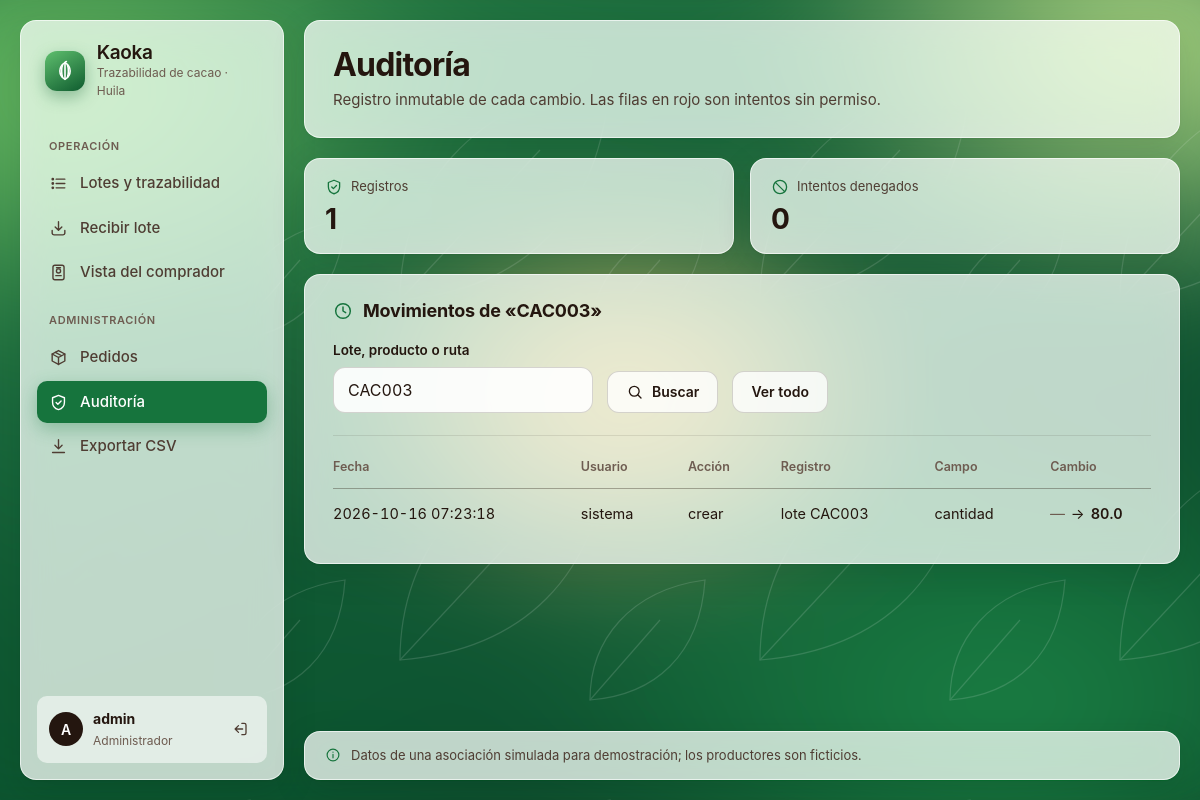
Page /admin/auditoria?q=CAC003 (signed in) on the committed database.
### tables this page shows
CREATE TABLE auditoria (
    id             INTEGER PRIMARY KEY AUTOINCREMENT,
    usuario        TEXT NOT NULL CHECK (length(trim(usuario)) > 0),   
    fecha          TEXT NOT NULL DEFAULT (datetime('now', 'localtime')),
    accion         TEXT NOT NULL CHECK (length(trim(accion)) > 0),
    entidad        TEXT NOT NULL CHECK (length(trim(entidad)) > 0),
    entidad_id     TEXT,                                              
    campo          TEXT,
    valor_anterior TEXT,
    valor_nuevo    TEXT
);

### src/auth.py (the view)
@bp_auth.route("/admin/auditoria")
@solo_admin
def auditoria():
    filtro = request.args.get("q", "").strip().upper()
    filas = obtener_db().execute(
        "SELECT * FROM auditoria WHERE entidad_id LIKE ? ORDER BY id DESC", (f"%{filtro}%",)
    ).fetchall()
    return render_template("auditoria.html", filas=filas, q=filtro)

### src/auth.py (called while the page is built)
def login_requerido(vista):
    @wraps(vista)
    def envoltura(*args, **kwargs):
        if "usuario" not in session:
            return redirect(url_for("auth.login"))
        g.usuario, g.rol = session["usuario"], session["rol"]
        return vista(*args, **kwargs)
    return envoltura

def solo_admin(vista):
    @wraps(vista)
    @login_requerido
    def envoltura(*args, **kwargs):
        if g.rol != "admin":
            db = obtener_db()
            with db:
                registrar(db, g.usuario, f"DENEGADO: {request.path}", "ruta", request.path, "rol", "", g.rol)
            abort(403)
        return vista(*args, **kwargs)
    return envoltura

### src/db.py (called while the page is built)
def obtener_db():
    if "db" not in g:
        g.db = sqlite3.connect(RUTA_DB)
        g.db.row_factory = sqlite3.Row
        g.db.execute("PRAGMA foreign_keys = ON")
    return g.db

def cerrar_db(error=None):
    db = g.pop("db", None)
    if db is not None:
        db.close()

### src/templates/auditoria.html (shortened to what this page needs)
{% extends "base.html" %}
{% from "_iconos.html" import icono %}
{% block contenido %}
{% set cuenta = namespace(denegados=0) %}
{% for a in filas if a.accion.startswith('DENEGADO') %}{% set cuenta.denegados = cuenta.denegados + 1 %}{% endfor %}
<header class="encabezado vidrio aparece">
  <div>
    <h1 class="titulo">Auditoría</h1>
    <p class="subtitulo">Registro inmutable de cada cambio. Las filas en rojo son intentos sin permiso.</p>
  </div>
</header>
<section class="resumen" aria-label="Resumen de la auditoría" style="grid-template-columns: repeat(auto-fit, minmax(180px, 1fr))">
  <div class="resumen-item vidrio aparece"><span>{{ icono('escudo') }}Registros</span><b>{{ filas|length }}</b></div>
  <div class="resumen-item vidrio aparece"><span>{{ icono('bloqueo') }}Intentos denegados</span><b>{{ cuenta.denegados }}</b></div>
</section>
<section class="panel vidrio aparece" aria-labelledby="t-auditoria">
  <div class="panel-titulo"><h2 id="t-auditoria">{{ icono('reloj') }}Movimientos{% if q %} de «{{ q }}»{% endif %}</h2></div>
  <form class="filtros" method="get">
    <div class="campo">
      <label for="q">Lote, producto o ruta</label>
      <input class="control" id="q" name="q" value="{{ q }}" placeholder="CAC001 o P-CAC001-1" autocapitalize="characters">
    </div>
    <button class="boton boton-secundario" type="submit">{{ icono('buscar') }}Buscar</button>
    {% if q %}<a class="boton boton-secundario" href="{{ url_for('auth.auditoria') }}">Ver todo</a>{% endif %}
  </form>
  <hr class="separador">
  <div class="tabla-envoltura">
    <table class="tabla tabla-apilable">
      <thead><tr><th scope="col">Fecha</th><th scope="col">Usuario</th><th scope="col">Acción</th><th scope="col">Registro</th><th scope="col">Campo</th><th scope="col">Cambio</th></tr></thead>
      <tbody>
      {% for a in filas %}
        {% set denegado = a.accion.startswith('DENEGADO') %}
        <tr class="{{ 'fila-denegada' if denegado }}">
          <td data-etiqueta="Fecha">{{ a.fecha }}</td>
          <td data-etiqueta="Usuario">{{ a.usuario }}</td>
          <td data-etiqueta="Acción" class="{{ 'accion-denegada' if denegado }}">{{ a.accion }}</td>
          <td data-etiqueta="Registro">{{ a.entidad }} {{ a.entidad_id }}</td>
          <td data-etiqueta="Campo">{{ a.campo or '—' }}</td>
          <td data-etiqueta="Cambio"><span class="cambio"><del>{{ a.valor_anterior or '—' }}</del><span aria-hidden="true">→</span><span class="sr-only">a</span><ins>{{ a.valor_nuevo }}</ins></span></td>
        </tr>
      {% else %}
        <tr><td colspan="6" class="sin-etiqueta"><p class="vacio">{{ icono('info') }}Sin registros{% if q %} para «{{ q }}»{% endif %}.</p></td></tr>
      {% endfor %}
      </tbody>
    </table>
  </div>
</section>
{% endblock %}

### rows in the picture
auditoria: entidad "CAC003", fecha "2026-10-16 07:23:18", usuario "sistema", accion "crear", entidad "lote", entidad_id "CAC003", campo "cantidad", valor_anterior "—", valor_nuevo "80.0"

### other values in the picture
{{ (session.usuario or '?')[0] }} "A"
{{ session.usuario }} "admin"
{{ 'Administrador' if session.rol == 'admin' else 'Operador de planta' }} "Administrador"
{{ filas|length }} "1"
{{ cuenta.denegados }} "0"
